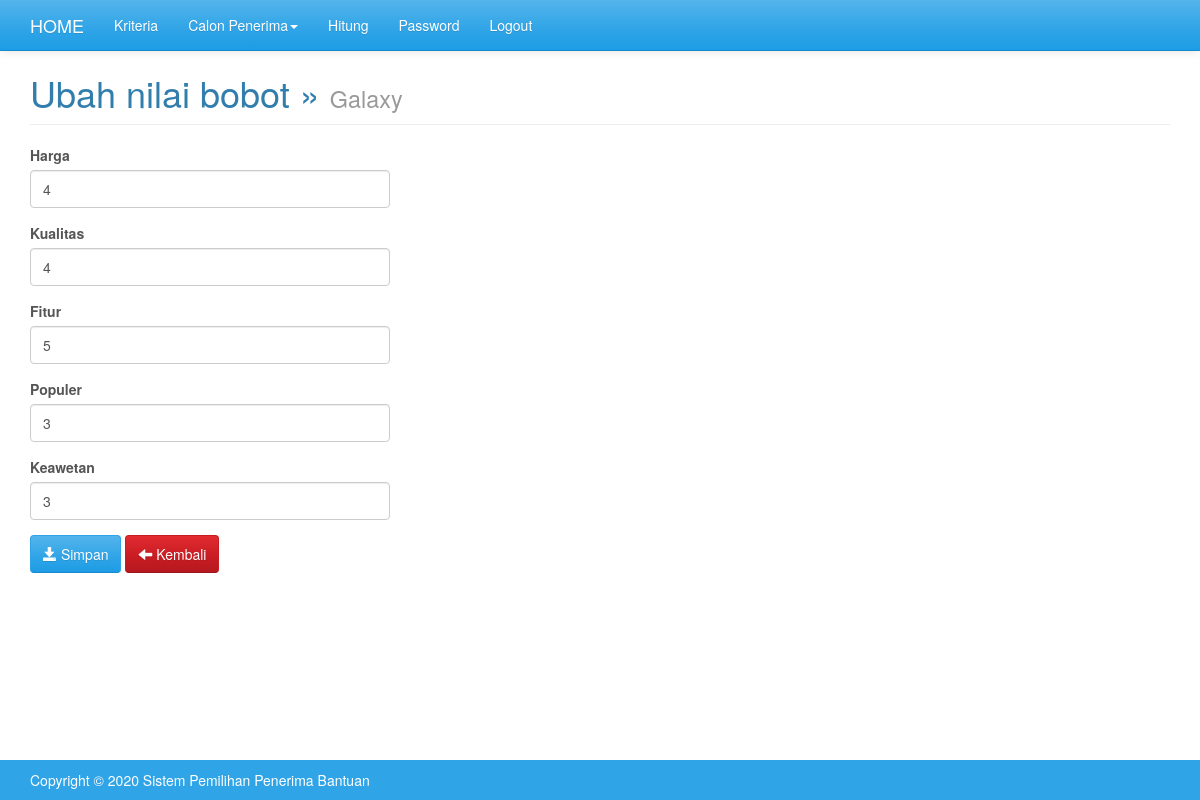
The page /index.php?m=rel_alternatif_ubah&ID=A01 (signed in) on the database its author committed.
### tables this page shows
CREATE TABLE `tb_alternatif` (
  `kode_alternatif` varchar(25) NOT NULL,
  `nama_alternatif` varchar(256) DEFAULT NULL,
  PRIMARY KEY (`kode_alternatif`)
);

CREATE TABLE `tb_relasi` (
  `ID` int(11) NOT NULL AUTO_INCREMENT,
  `kode_alternatif` varchar(16) DEFAULT NULL,
  `kode_kriteria` varchar(16) DEFAULT NULL,
  `nilai` double DEFAULT NULL,
  PRIMARY KEY (`ID`)
);

CREATE TABLE `tb_kriteria` (
  `kode_kriteria` varchar(16) NOT NULL,
  `nama_kriteria` varchar(256) DEFAULT NULL,
  `bobot` double DEFAULT NULL,
  PRIMARY KEY (`kode_kriteria`)
);

### config.php (called while the page is built)
<?php
$config["server"]='localhost';
$config["username"]='root';
$config["password"]='';
$config["database_name"]='electre';

### functions.php (called while the page is built, shortened)
<?php
include'config.php';
include'includes/db.php';
$db = new DB($config['server'], $config['username'], $config['password'], $config['database_name']);

### includes/db.php (called while the page is built, shortened)
<?php
class DB{
    var $conn = null;
    public function __construct($host, $username, $passwd, $dbname){
        $this->conn = mysqli_connect($host, $username, $passwd, $dbname);
    }
    public function query($sql){
        $query = mysqli_query($this->conn, $sql) or die('<pre>Error mysqli_query: ' . mysqli_error($this->conn) . '<br />' . $sql . '</pre>');
        return $query;
    }
    public function get_row($sql){
        $query = $this->query($sql);
        return mysqli_fetch_object($query);
    }
    public function get_results($sql){
        $query = $this->query($sql);
        $arr = array();
        while($row = mysqli_fetch_object($query)){
            $arr[] = $row;
        }
        return $arr;
    }
}

### rel_alternatif_ubah.php (the view, shortened to what this page needs)
<?php
$row = $db->get_row("SELECT * FROM tb_alternatif WHERE kode_alternatif='$_GET[ID]'");
?>
<div class="page-header">
    <h1>Ubah nilai bobot &raquo; <small><?=$row->nama_alternatif?></small></h1>
</div>
<div class="row">
	<div class="col-sm-4">
		<form method="post">
			<?php
			$rows = $db->get_results("SELECT ra.ID, k.kode_kriteria, k.nama_kriteria,ra.nilai FROM tb_relasi ra INNER JOIN tb_kriteria k ON k.kode_kriteria=ra.kode_kriteria  WHERE kode_alternatif='$_GET[ID]' ORDER BY kode_kriteria");
			foreach($rows as $row):?>
			<div class="form-group">
			    <label><?=$row->nama_kriteria?></label>
			    <input class="form-control" type="text" name="ID-<?=$row->ID?>" value="<?=$row->nilai?>"/>
			</div>
			<?php endforeach?>
			<button class="btn btn-primary"><span class="glyphicon glyphicon-save"></span> Simpan</button>
			<a class="btn btn-danger" href="?m=rel_alternatif"><span class="glyphicon glyphicon-arrow-left"></span> Kembali</a>
		</form>
	</div>
</div>

### assets/css/general.css (style rules this page uses)
html { position: relative; min-height: 100%; }
body { margin-bottom: 70px; }
.page-header { margin-top: 0; padding-bottom: 0; }
.page-header h1 { margin-top: 0; }

### rows shown on the page
tb_alternatif: nama_alternatif "Galaxy"
tb_relasi: kode_kriteria.nama_kriteria "Harga", nilai "4"
tb_relasi: kode_kriteria.nama_kriteria "Kualitas", ID+nilai "4"
tb_relasi: kode_kriteria.nama_kriteria "Fitur", nilai "5"
tb_relasi: kode_kriteria.nama_kriteria "Populer", nilai "3"
tb_relasi: kode_kriteria.nama_kriteria "Keawetan", nilai "3"
